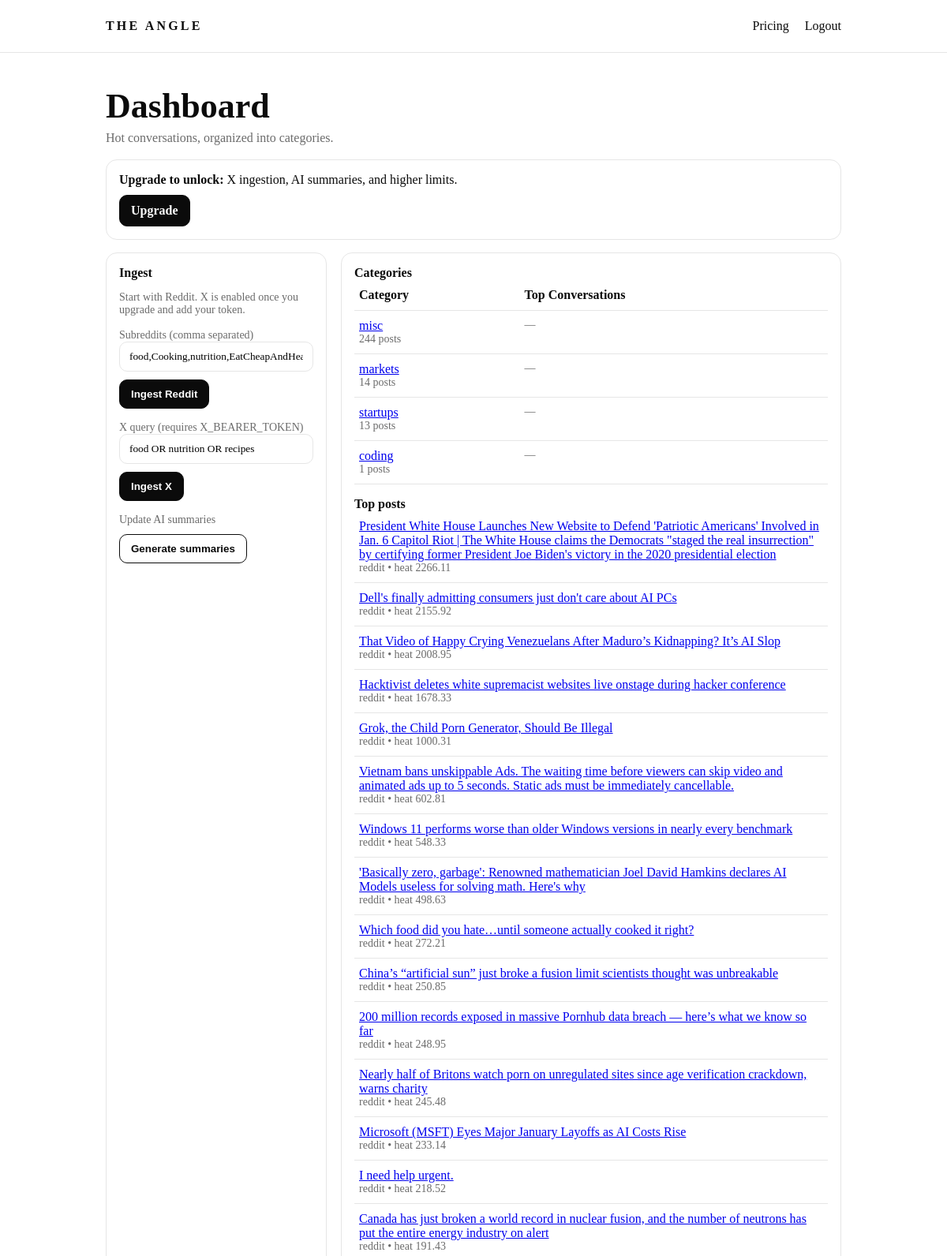
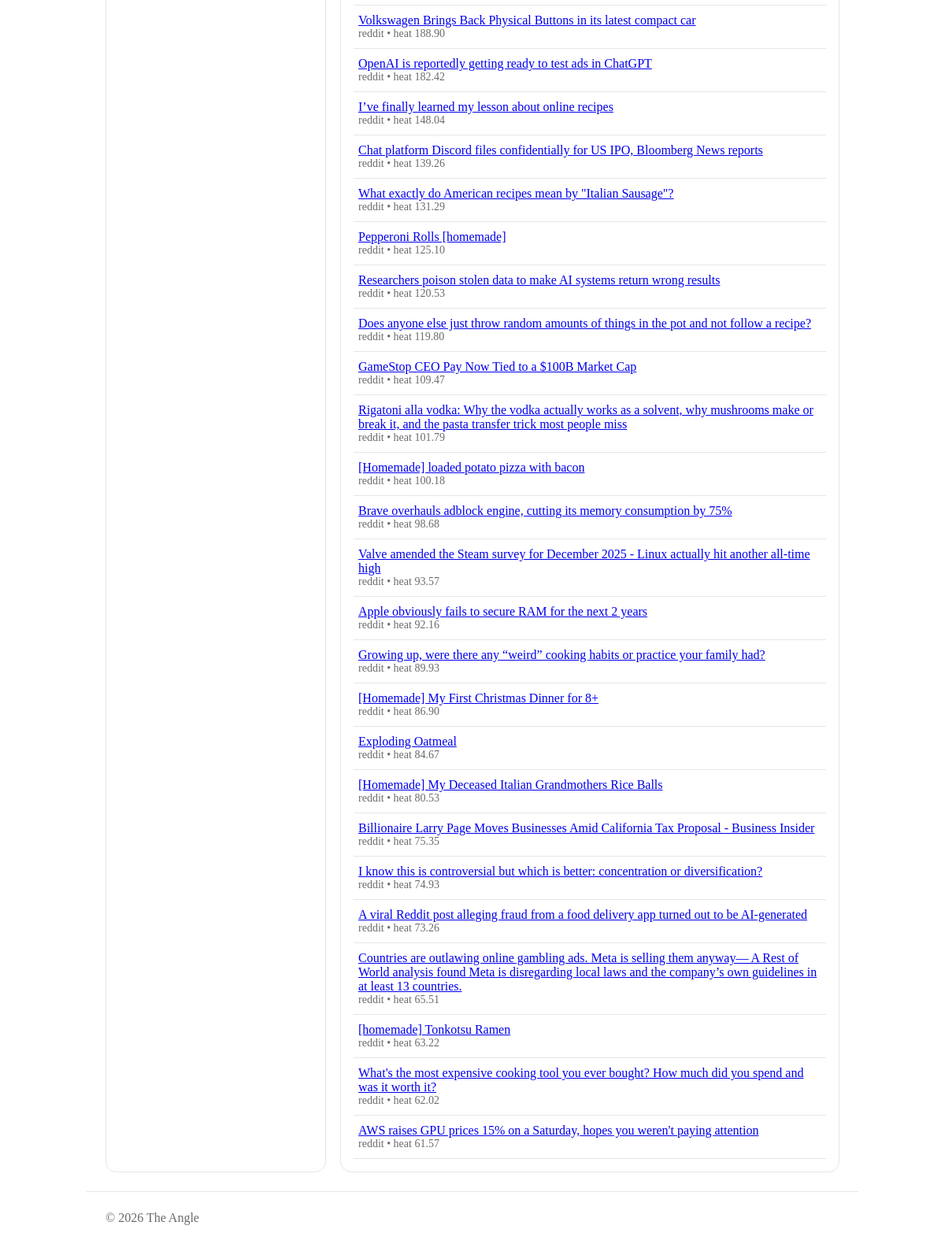
The page /dashboard (signed in) on the database its author committed (2 pictures, top to bottom).
### app/models.py (models this page shows)
class Post(SQLModel, table=True):
    id: Optional[int] = Field(default=None, primary_key=True)
    source: str  # reddit | x | linkedin
    source_id: str = Field(index=True)
    category: str = Field(index=True, default="misc")
    title: str
    url: str
    author: Optional[str] = None
    created_utc: int
    score: int = 0
    num_comments: int = 0
    heat_score: float = 0.0
    fetched_at: datetime = Field(default_factory=datetime.utcnow)

### app/main.py (the view)
@app.get("/dashboard", response_class=HTMLResponse)
def dashboard(request: Request, category: str | None = None, session: Session = Depends(get_session)):
    user = get_current_user(request, session)
    if not user:
        return RedirectResponse("/login", status_code=302)
    cats = session.exec(select(Post.category)).all()
    counts = {}
    for c in cats:
        counts[c] = counts.get(c, 0) + 1
    ranked = sorted(counts.items(), key=lambda x: x[1], reverse=True)
    summaries = {s.category: s.summary for s in session.exec(select(CategorySummary)).all()}
    categories = [{"name": k, "count": v, "summary": summaries.get(k)} for k, v in ranked]
    if category:
        q = select(Post).where(Post.category == category).order_by(Post.heat_score.desc()).limit(40)
    else:
        q = select(Post).order_by(Post.heat_score.desc()).limit(40)
    posts = list(session.exec(q).all())
    return render(
        request,
        "dashboard.html",
        {
            "user": user,
            "categories": categories[:40],
            "posts": posts,
            "selected_category": category,
            "msg": request.query_params.get("msg"),
        },
    )

### app/templates/dashboard.html (shortened to what this page needs)
{% extends "base.html" %}
{% block content %}
  <h1 class="h1">Dashboard</h1>
  <p class="sub">Hot conversations, organized into categories.</p>
  {% if not user.is_active_subscriber %}
    <div class="card" style="margin-bottom:16px">
      <b>Upgrade to unlock:</b> X ingestion, AI summaries, and higher limits.
      <div style="height:10px"></div>
      <a class="btn" href="/billing/checkout">Upgrade</a>
    </div>
  {% endif %}
  <div class="grid">
    <div class="card">
      <b>Ingest</b>
      <p class="small">Start with Reddit. X is enabled once you upgrade and add your token.</p>
      <form method="post" action="/ingest/reddit">
        <label class="small">Subreddits (comma separated)</label>
        <input class="input" name="subreddits" value="food,Cooking,nutrition,EatCheapAndHealthy,recipes" />
        <div style="height:10px"></div>
        <button class="btn" type="submit">Ingest Reddit</button>
      </form>
  <div style="height:14px"></div>
      <form method="post" action="/ingest/x">
        <label class="small">X query (requires X_BEARER_TOKEN)</label>
        <input class="input" name="query" value="food OR nutrition OR recipes" />
        <div style="height:10px"></div>
        <button class="btn" type="submit">Ingest X</button>
      </form>
      <div style="height:14px"></div>
      <form method="post" action="/summaries/update">
        <label class="small">Update AI summaries</label>
        <div style="height:10px"></div>
        <button class="btn ghost" type="submit">Generate summaries</button>
      </form>
      <div style="height:12px"></div>
    </div>
    <div class="card">
      <b>Categories</b>
      <table class="table">
        <tr><th>Category</th><th>Top Conversations</th></tr>
        {% for c in categories %}
          <tr>
            <td><a href="/dashboard?category={{ c.name }}">{{ c.name }}</a><div class="small">{{ c.count }} posts</div></td>
            <td class="small">{{ c.summary or "—" }}</td>
          </tr>
        {% endfor %}
      </table>
      <div style="height:16px"></div>
      <b>Top posts{% if selected_category %} in {{ selected_category }}{% endif %}</b>
      <table class="table">
        {% for p in posts %}
          <tr>
            <td>
              <a href="{{ p.url }}" target="_blank">{{ p.title }}</a>
              <div class="small">{{ p.source }} • heat {{ "%.2f"|format(p.heat_score) }}</div>
            </td>
          </tr>
        {% endfor %}
      </table>
    </div>
  </div>
{% endblock %}

### app/templates/base.html (shortened to what this page needs)
<!doctype html>
<html>
<head>
  <link rel="stylesheet" href="/static/style.css" />
</head>
<body>
  <header class="topbar">
    <div class="wrap topbar-inner">
      <a class="brand" href="/dashboard">THE ANGLE</a>
      <nav class="nav">
        <a href="/pricing">Pricing</a>
        {% if user %}
          <a href="/logout">Logout</a>
        {% else %}
          <a href="/login">Login</a>
        {% endif %}
      </nav>
    </div>
  </header>
  <main class="wrap">
    {% block content %}{% endblock %}
  </main>
  <footer class="wrap footer">
    <div>© {{ year }} The Angle</div>
  </footer>
</body>
</html>

### app/static/style.css (style rules this page uses)
:root { --bg:#ffffff; --ink:#0b0b0b; --muted:#6b6b6b; --line:#e6e6e6; --card:#ffffff; }
* { box-sizing:border-box }
body { margin:0; font-family: ui-serif, Georgia, "Times New Roman", Times, serif; background:var(--bg); color:var(--ink); }
.wrap { max-width:980px;margin:0 auto;padding:24px }
.topbar { border-bottom:1px solid var(--line); background:#fff; position:sticky; top:0 }
.topbar-inner { display:flex;align-items:center;justify-content:space-between }
.brand { letter-spacing:0.2em;text-decoration:none;color:var(--ink);font-weight:700 }
.nav a { margin-left:16px;text-decoration:none;color:var(--ink) }
.h1 { font-size:44px; margin:18px 0 6px }
.sub { color:var(--muted); margin:0 0 18px }
.grid { display:grid;grid-template-columns: 280px 1fr; gap:18px }
.card { border:1px solid var(--line); border-radius:14px; padding:16px; background:var(--card); }
.btn { display:inline-block; padding:10px 14px; border-radius:10px; border:1px solid var(--ink); text-decoration:none; color:var(--bg); background:var(--ink); font-weight:600; }
.btn.ghost { background:#fff; color:var(--ink); }
.input { width:100%; padding:10px 12px; border:1px solid var(--line); border-radius:10px; font-family: inherit; }
.table { width:100%; border-collapse:collapse }
.table td, .table th { border-bottom:1px solid var(--line); padding:10px 6px; text-align:left; vertical-align:top }
.small { color:var(--muted); font-size:14px }
.footer { border-top:1px solid var(--line); color:var(--muted) }

### rows shown on the page
Post: name "misc", count "244", summary "—"
Post: name "markets", count "14", summary "—"
Post: name "startups", count "13", summary "—"
Post: name "coding", count "1", summary "—", title "President White House Launches New Website to Defend 'Patriotic Americans' Involved in Jan. 6 Capitol Riot | The White House claims the Democrats \"staged the real insurrection\" by certifying former President Joe Biden's victory in the 2020 presidential election", source "reddit", heat_score "2266.11"
Post: title "Dell's finally admitting consumers just don't care about AI PCs", source "reddit", heat_score "2155.92"
Post: title "That Video of Happy Crying Venezuelans After Maduro’s Kidnapping? It’s AI Slop", source "reddit", heat_score "2008.95"
Post: title "Hacktivist deletes white supremacist websites live onstage during hacker conference", source "reddit", heat_score "1678.33"
Post: title "Grok, the Child Porn Generator, Should Be Illegal", source "reddit", heat_score "1000.31"
Post: title "Vietnam bans unskippable Ads. The waiting time before viewers can skip video and animated ads up to 5 seconds. Static ads must be immediately cancellable.", source "reddit", heat_score "602.81"
Post: title "Windows 11 performs worse than older Windows versions in nearly every benchmark", source "reddit", heat_score "548.33"
Post: title "'Basically zero, garbage': Renowned mathematician Joel David Hamkins declares AI Models useless for solving math. Here's why", source "reddit", heat_score "498.63"
Post: title "Which food did you hate…until someone actually cooked it right?", source "reddit", heat_score "272.21"
Post: title "China’s “artificial sun” just broke a fusion limit scientists thought was unbreakable", source "reddit", heat_score "250.85"
Post: title "200 million records exposed in massive Pornhub data breach — here’s what we know so far", source "reddit", heat_score "248.95"
Post: title "Nearly half of Britons watch porn on unregulated sites since age verification crackdown, warns charity", source "reddit", heat_score "245.48"
Post: title "Microsoft (MSFT) Eyes Major January Layoffs as AI Costs Rise", source "reddit", heat_score "233.14"
Post: title "I need help urgent.", source "reddit", heat_score "218.52"
Post: title "Canada has just broken a world record in nuclear fusion, and the number of neutrons has put the entire energy industry on alert", source "reddit", heat_score "191.43"
Post: title "Volkswagen Brings Back Physical Buttons in its latest compact car", source "reddit", heat_score "188.90"
Post: title "OpenAI is reportedly getting ready to test ads in ChatGPT", source "reddit", heat_score "182.42"
Post: title "I’ve finally learned my lesson about online recipes", source "reddit", heat_score "148.04"
Post: title "Chat platform Discord files confidentially for US IPO, Bloomberg News reports", source "reddit", heat_score "139.26"
Post: title "What exactly do American recipes mean by \"Italian Sausage\"?", source "reddit", heat_score "131.29"
Post: title "Pepperoni Rolls [homemade]", source "reddit", heat_score "125.10"
Post: title "Researchers poison stolen data to make AI systems return wrong results", source "reddit", heat_score "120.53"
Post: title "Does anyone else just throw random amounts of things in the pot and not follow a recipe?", source "reddit", heat_score "119.80"
Post: title "GameStop CEO Pay Now Tied to a $100B Market Cap", source "reddit", heat_score "109.47"
Post: title "Rigatoni alla vodka: Why the vodka actually works as a solvent, why mushrooms make or break it, and the pasta transfer trick most people miss", source "reddit", heat_score "101.79"
Post: title "[Homemade] loaded potato pizza with bacon", source "reddit", heat_score "100.18"
Post: title "Brave overhauls adblock engine, cutting its memory consumption by 75%", source "reddit", heat_score "98.68"
Post: title "Valve amended the Steam survey for December 2025 - Linux actually hit another all-time high", source "reddit", heat_score "93.57"
Post: title "Apple obviously fails to secure RAM for the next 2 years", source "reddit", heat_score "92.16"
Post: title "Growing up, were there any “weird” cooking habits or practice your family had?", source "reddit", heat_score "89.93"
Post: title "[Homemade] My First Christmas Dinner for 8+", source "reddit", heat_score "86.90"
Post: title "Exploding Oatmeal", source "reddit", heat_score "84.67"
Post: title "[Homemade] My Deceased Italian Grandmothers Rice Balls", source "reddit", heat_score "80.53"
Post: title "Billionaire Larry Page Moves Businesses Amid California Tax Proposal - Business Insider", source "reddit", heat_score "75.35"
Post: title "I know this is controversial but which is better: concentration or diversification?", source "reddit", heat_score "74.93"
Post: title "A viral Reddit post alleging fraud from a food delivery app turned out to be AI-generated", source "reddit", heat_score "73.26"
Post: title "Countries are outlawing online gambling ads. Meta is selling them anyway— A Rest of World analysis found Meta is disregarding local laws and the company’s own guidelines in at least 13 countries.", source "reddit", heat_score "65.51"
Post: title "[homemade] Tonkotsu Ramen", source "reddit", heat_score "63.22"
Post: title "What's the most expensive cooking tool you ever bought? How much did you spend and was it worth it?", source "reddit", heat_score "62.02"
Post: title "AWS raises GPU prices 15% on a Saturday, hopes you weren't paying attention", source "reddit", heat_score "61.57"

### other values the page prints
{{ year }} "2026"
